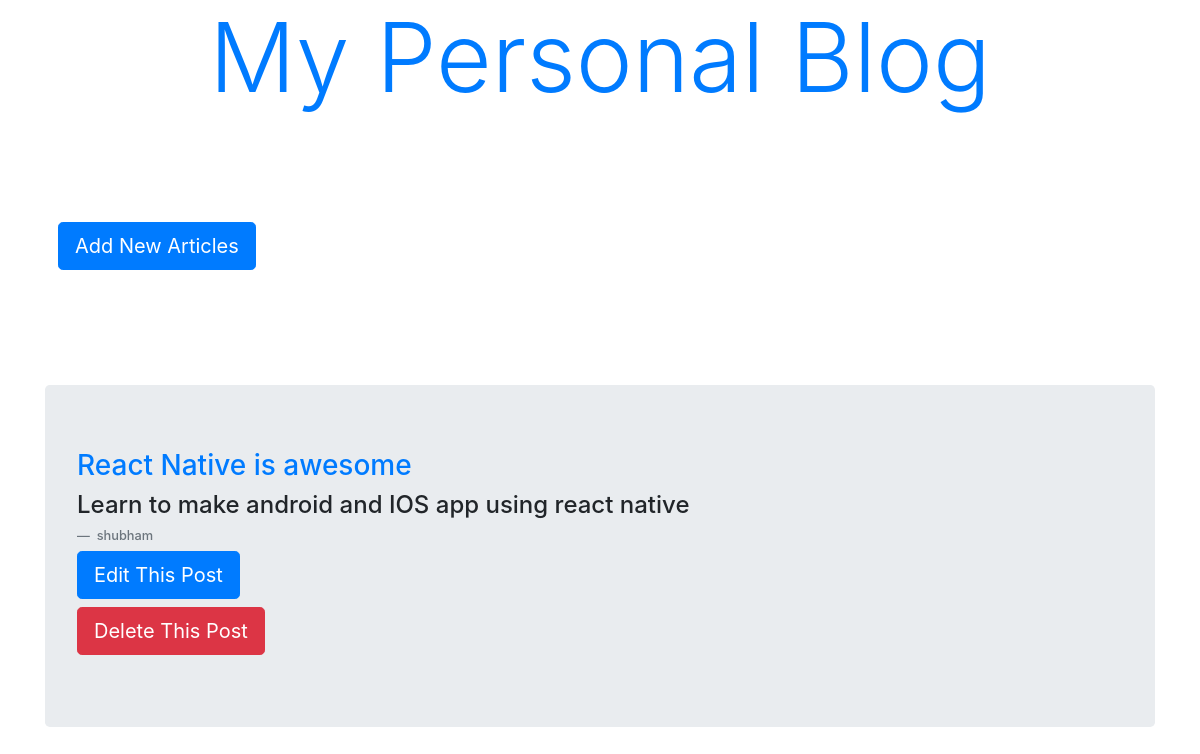
/article2, run on the app's committed database.
### articles/models.py (models this page shows, shortened)
class Articles(models.Model):
    author = models.ForeignKey(
        'auth.User',
        on_delete=models.CASCADE,
    )
    title = models.CharField(max_length=200)
    text = models.TextField()

### articles/views.py (the view)
# urls.py: path('article<int:pk>', views.ArticleDetailView.as_view(), name='article_page'),
class ArticleDetailView(DetailView):
    model = Articles
    template_name = 'detail.html'
    context_object_name = 'detail'

### templates/detail.html
{% extends 'base.html' %}
{% block content %}
<div class="articles">
        <h3><a href="#">{{ detail.title }}</a></h3>
        <h4>{{ detail.text }}</h4>
        <h4 class="blockquote-footer"> {{ detail.author }} </h4>
    </div>
    <h4><a href="{% url 'article_edit' detail.pk %}" class="btn btn-primary btn-lg">Edit This Post</a></h4>
    <h4><a href="{% url 'article_delete' detail.pk %}" class="btn btn-danger btn-lg">Delete This Post</a></h4>
{% endblock content %}

### data on the page
Articles: title "React Native is awesome", text "Learn to make android and IOS app using react native", author "shubham"
